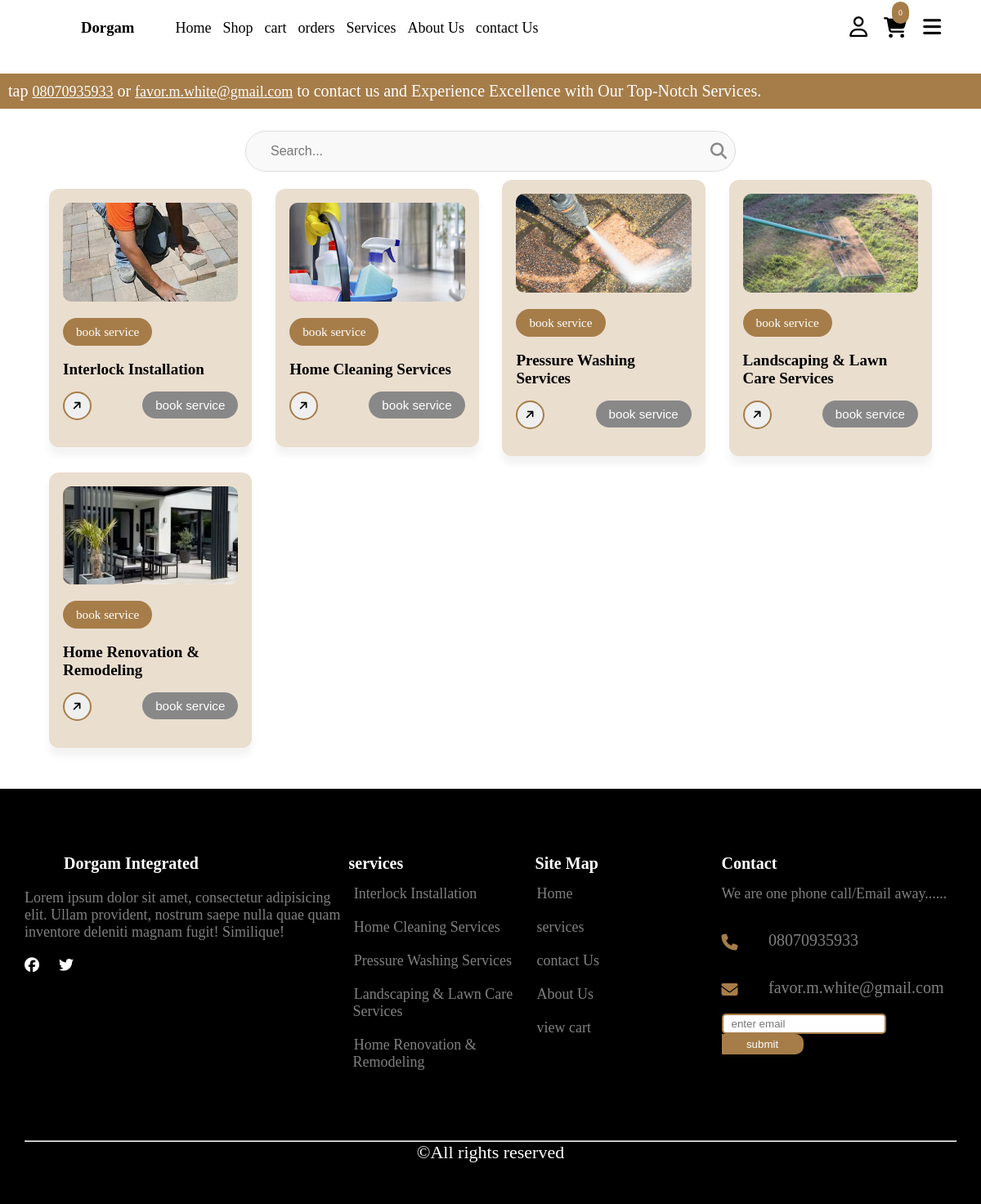
/services, run on the app's committed database.
### core/models.py (models this page shows, shortened)
class Contact(models.Model):
    address = models.CharField(max_length=200)
    phoneNumber = models.CharField(max_length=20)
    email = models.CharField(max_length=200)

class Service(models.Model):
    image = models.ImageField(
        upload_to='services/images/',
        blank=False,
        null=False,
        help_text="enter service image"
    )
    name_of_service = models.CharField(max_length=200, blank=False, null=False)
    detail = CKEditor5Field(config_name='default')

### core/views.py (the view)
# urls.py: path('services', views.services, name="services"),
def services(request):
    search_query = request.GET.get('q', '')
    if search_query:
        services = Service.objects.filter(name_of_service__icontains=search_query)
    else:
        services = Service.objects.all()
    context = {'services': services, 'search_query': search_query}
    return render(request, "mainSite/servicesPage.html", context)

### core/context_processors.py (called while the page is built)
def contact_info(request):
    contactInfo = Contact.objects.first()
    return {"contact": contactInfo}

def services(request):
    services = Service.objects.all()[:5]
    return {"services": services}

def social_media_view(request):
    social = SocialMedia.objects.first()  # You can adjust the query as needed
    return {'social': social}

def cart_item_count(request):
    if request.user.is_authenticated:
        try:
            cart = Cart.objects.filter(user=request.user, completed=False).first()
            if cart:
                total_items = sum(item.quantity for item in cart.cartitems.all())
            else:
                total_items = 0
        except Exception as e:
            print(f"Error calculating cart item count: {e}")
            total_items = 0
    else:
        total_items = 0
    return {"cart_item_count": total_items}

### templates/mainSite/servicesPage.html (shortened to what this page needs)
{% extends "./main.html" %}
{% load static %}
{% block stylelinks %}
    <link rel="stylesheet" href="{% static 'css/mainSite/servicesPage.css' %}">
{% endblock stylelinks %}
{% block content %}
        <div class="info-slide">
            <p> tap <a href="tel:{{contact.phoneNumber}}">{{ contact.phoneNumber }}</a>  or
                <a href="mailto:{{ contact.email }}">{{ contact.email }}</a> to contact us
                and Experience Excellence with Our Top-Notch Services.
            </p>
        </div>
        <form action="{% url 'services' %}" method="get" class="search-container container">
            <input type="search" name="q" class="search-input" placeholder="Search..." value="{{ request.GET.q }}">
            <button class="search-button">
                <i class="fa fa-search"></i>
            </button>
        </form>
        {% if services %}
        <div class="service-featured container">
            <div class="card-wrapper">
                <ul class="card-list">
                    {% for service in services %}
                        <li class="card-items">
                            <a  class="card-link">
                               <div onclick="window.location.href='service/{{service.id}}'">
                                 <img src="{{ service.image.url}}" alt="" class="card-image">
                                <p class="badge">book service</p>
                                <h2 class="card-title">{{ service.name_of_service }}</h2>
                               </div>
                                <div class="card-btn">
                                    <button class="card-button fa-solid fa-arrow-right"></button>
                                    <button class="badge bookbtn" onclick="window.location.href='/bookService'">book service </button>
                                </div>
                            </a>
                        </li>
                    {% endfor %}
                </ul>
            </div>
        </div>
    {% endif %}
{% endblock %}

### templates/mainSite/main.html (shortened to what this page needs)
{% load static %}
<!DOCTYPE html>
<html lang="en">
<head>
    <link rel="stylesheet" href="{% static 'css/mainSite/main.css' %}">
    {% block stylelinks %} {% endblock stylelinks %}
</head>
<body>
    <section class="header-main">
       <header class="container">
            <nav>
                <div class="logo" onclick="window.location.href='/'">
                <h1>Dorgam</h1>
                </div>
                <div class="nav-links">
                    <ul>
                        <li><a href="{% url 'home' %}">Home</a></li>
                        <li><a href="{% url 'products' %}">Shop</a></li>
                        <li><a href="{% url 'cart' %}">cart</a></li>
                        <li><a href="{% url 'orders' %}">orders</a></li>
                        <li><a href="{% url 'services' %}">Services</a></li>
                        <li><a href="{% url 'about' %}">About Us</a></li>
                        <li><a href="{% url 'contactUs' %}">contact Us</a></li>
                    </ul>
                </div>
            </nav>
            <div class="nav-action">
                <div class="account">
                    {% if user.is_authenticated %}
                        <a href="{% url 'profile' %}"><i class="fa-regular fa-user"></i></a>
                    {% else %}
                        <a href="{% url 'login' %}"><i class="fa-regular fa-user"></i></a>
                    {% endif %}
                </div>
                <div class="cart" onclick="window.location.href='/store/cart'">
                    <a href="{% url 'cart' %}"><i class="fa-solid fa-cart-shopping"></i></a>
                    <div class="itemsNum"><p>{{cart_item_count}}</p></div>
                </div>
                <div class="handbugger">
                    <i class="fa-solid fa-bars" onclick="openNav()"></i>
                </div>
            </div>
       </header>
    </section>
     {% include 'flashMessages/message.html' %}
    {% block content %} {% endblock content %}
    <footer>
        <div class="footer-container container">
            <div class="footer-about">
                <div class="heading">
                    <div class="logo"><img src="{% static 'images/homePage/logo.jfif' %}" alt="" srcset=""></div>
                    <h1>Dorgam Integrated</h1>
                </div>
                <p>
                    Lorem ipsum dolor sit amet, consectetur adipisicing elit. Ullam provident,
                    nostrum saepe nulla quae quam inventore deleniti magnam fugit! Similique!
                </p>
               <div class="socials">
                {% if social.facebook %}
                    <a href="{{ social.facebook }}" target="_blank">
                        <i class="fa-brands fa-facebook"></i>
                    </a>
                {% endif %}
                {% if social.twitter %}
                    <a href="{{ social.twitter }}" target="_blank">
                        <i class="fa-brands fa-twitter"></i>
                    </a>
                {% endif %}
            </div>
            </div>
            <div class="footer-services">
                <h1> services</h1>
                {% for service in services %}
                    <a href="{% url 'service' service.id %}">{{ service.name_of_service }}</a>
                {% endfor %}
            </div>
            <div class="footer-links">
                <h1> Site Map </h1>
                <ul>
                    <li><a href="{% url 'home' %}">Home</a></li>
                    <li><a href="{% url 'services' %}">services</a></li>
                    <li><a href="{% url 'contactUs' %}">contact Us</a></li>
                    <li><a href="{% url 'about' %}">About Us</a></li>
                     <li><a href="{% url 'cart' %}">view cart</a></li>
                </ul>
            </div>
            <div class="footer-contact-info">
                <h1> Contact </h1>
                <p>We are one phone call/Email away......</p>
                    <div class="info">
                        <i class="fa-solid fa-phone"></i>
                        <p>{{ contact.phoneNumber }}</p>
                    </div>
                    <div class="info">
                        <i class="fa-solid fa-envelope"></i>
                        <p>{{ contact.email }}</p>
                    </div>
                    <div class="newsletter">
                        <form action="{% url 'subscribe' %}" method="post">
                             <input type="email" required placeholder="enter email" name="email">
                             <button type="submit">submit</button>
                        </form>
                    </div>
            </div>
        </div>
        <div class="copyright container">
            <hr style="color: grey;">
            <p>&copy;All rights reserved</p>
        </div>
    </footer>
</body>
</html>

### static/css/mainSite/main.css (style rules this page uses)
* { margin: 0; padding: 0; box-sizing: border-box; }
body { overflow-x: hidden; }
.container { width: 95%; max-width: 1200px; margin: 0 auto; }
.header-main { background-color: white; padding: 20px; position: fixed; top: 0; width: 100%; z-index: 1000; }
header { display: flex; justify-content: space-between; align-items: center; margin-top: 30px; }
nav { display: flex; align-items: center; }
.logo { display: flex; align-items: center; margin-right: 40px; font-family: Georgia, 'Times New Roman', Times, serif; }
.nav-links ul { list-style: none; }
.nav-links ul li { display: inline-block; margin-left: 10px; }
.nav-links ul li a { text-decoration: none; color: black; font-size: 18px; font-weight: 400; transition: 0.5s ease; }
.nav-action { display: flex; justify-content: space-between; align-items: center; }
.nav-action .account a { color: black; }
.nav-action .account { font-size: 25px; margin-right: 20px; cursor: pointer; }
.nav-action .cart { position: relative; cursor: pointer; }
.nav-action .cart a { text-decoration: none; color: black; }
.nav-action .cart i { font-size: 25px; }
.nav-action .cart .itemsNum { position: absolute; top: -20px; left: 10px; padding: 8px; font-size: 10px; background-color: rgb(166, 125, 73); border-radius: 50px; }
.nav-action .cart .itemsNum p { margin-right: 0px; color: white; }
.nav-action .handbugger { font-size: 25px; margin-left: 20px; cursor: pointer; }
footer { background-color: black; color: white; padding-top: 80px; padding-bottom: 50px; }
.footer-container { display: flex; justify-content: space-between; }
.footer-about { width: 40%; }
.footer-about .heading * { margin-right: 4px; padding: 0; margin-bottom: 20px; }
.footer-about .heading { display: flex; }
footer h1 { font-size: 20px; }
.footer-about p { color: gray; font-size: 18px; }
.footer-about .socials { margin-top: 20px; }
.footer-about .socials a { display: inline-block; margin-right: 20px; color: white; text-decoration: none; font-size: 18px; }
.footer-services { width: 23%; }
.footer-services a { display: block; color: gray; text-decoration: none; margin-top: 10px; padding: 5px; font-size: 18px; overflow: hidden; }
.footer-links { width: 23%; }
.footer-links ul { list-style: none; overflow: hidden; }
.footer-links ul li { padding: 5px; margin-top: 10px; }
.footer-links a { color: gray; text-decoration: none; font-size: 18px; overflow: hidden; }
.footer-contact-info { width: 29%; word-wrap: break-word; }
.footer-contact-info p { margin-bottom: 20px; font-size: 18px; color: gray; margin-top: 15px; }
.footer-contact-info .info { display: flex; justify-content: space-between; align-items: center; cursor: pointer; }
.footer-contact-info .info i { width: 10%; font-size: 20px; color: rgb(166, 125, 73); }
.footer-contact-info .info p { width: 80%; font-size: 20px; color: gray; }
footer .newsletter input { border: 2px solid rgb(166, 125, 73); height: 25px; border-radius: 5px; padding: 10px; outline: none; }
footer .newsletter button { background-color: rgb(166, 125, 73); color: white; border: none; padding: 5px; width: 100px; border-top-right-radius: 10px; border-bottom-right-radius: 10px; }
footer .copyright { margin-top: 80px; color: white; text-align: center; }
footer .copyright hr { color: gray; }
footer .copyright p { font-size: 22px; }

### data on the page
Contact: phoneNumber "08070935933", email "favor.m.white@gmail.com"
Service: image (picture), name_of_service "Interlock Installation"
Service: image (picture), name_of_service "Home Cleaning Services"
Service: image (picture), name_of_service "Pressure Washing Services"
Service: image (picture), name_of_service "Landscaping & Lawn Care Services"
Service: image (picture), name_of_service "Home Renovation & Remodeling"

### other printed values
{{ cart_item_count }} "0"
